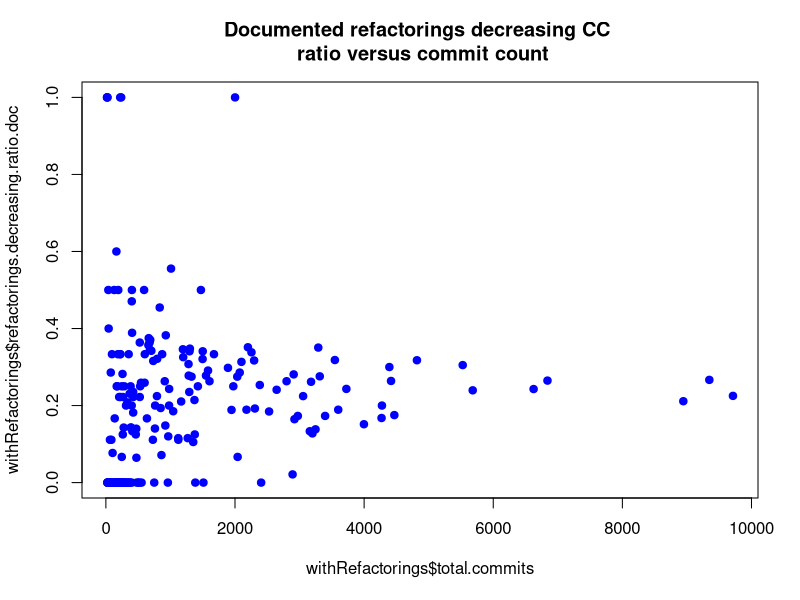
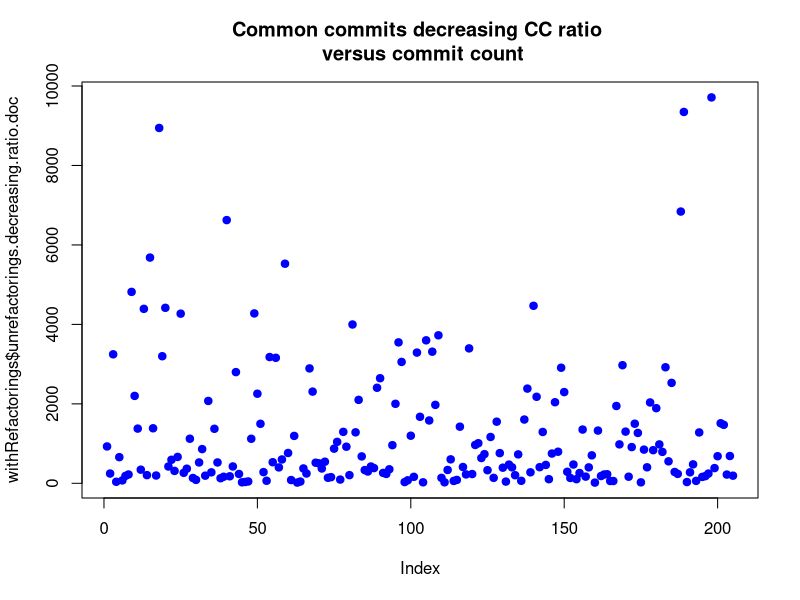

Source code (R) for these figures, in order:
results = read.csv("../resultados.csv", sep=";")
cleanResults = results[1:256,]

cleanResults$documented.refactorings.total =  cleanResults$documented.refactorings.decreasing.cc +
    cleanResults$documented.refactorings.increasing.cc +
    cleanResults$documented.refactorings.equalizing.cc

cleanResults$undocumented.refactorings.total = cleanResults$undocumented.refactorings.decreasing.cc + 
    cleanResults$undocumented.refactorings.equalizing.cc + 
    cleanResults$undocumented.refactorings.increasing.cc

cleanResults$total.commits = cleanResults$documented.refactorings.decreasing.cc + 
    cleanResults$documented.refactorings.increasing.cc +
    cleanResults$documented.refactorings.equalizing.cc +
    cleanResults$undocumented.refactorings.equalizing.cc +
    cleanResults$undocumented.refactorings.increasing.cc +
    cleanResults$undocumented.refactorings.decreasing.cc

withRefactorings = cleanResults[cleanResults$documented.refactorings.total > 0,]

withRefactorings$refactorings.decreasing.ratio.doc = withRefactorings$documented.refactorings.decreasing.cc / withRefactorings$documented.refactorings.total
withRefactorings$refactorings.decreasing.ratio.undoc = withRefactorings$undocumented.refactorings.decreasing.cc / withRefactorings$undocumented.refactorings.total

jpeg('plot1.png')
plot(withRefactorings$total.commits, 
    withRefactorings$refactorings.decreasing.ratio.doc, 
    col="blue", pch=19, 
    main="Documented refactorings decreasing CC \n ratio versus commit count")
dev.off()


jpeg('plot2.png')
plot(withRefactorings$total.commits, 
    withRefactorings$unrefactorings.decreasing.ratio.doc, 
    col="blue", pch=19, 
    main="Common commits decreasing CC ratio \n versus commit count")
dev.off()

